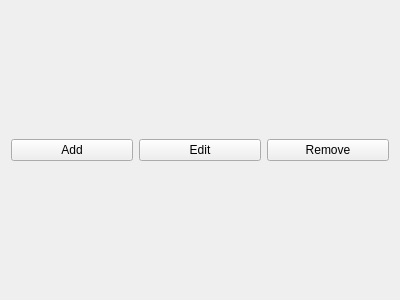
<?xml version="1.0" encoding="UTF-8"?>
<ui version="4.0">
 <class>OperationViewer</class>
 <widget class="QWidget" name="OperationViewer">
  <property name="geometry">
   <rect>
    <x>0</x>
    <y>0</y>
    <width>400</width>
    <height>300</height>
   </rect>
  </property>
  <property name="windowTitle">
   <string>Form</string>
  </property>
  <layout class="QVBoxLayout" name="main_layout">
   <item>
    <layout class="QHBoxLayout" name="ops_buttons">
     <item>
      <widget class="QPushButton" name="op_add">
       <property name="text">
        <string>Add</string>
       </property>
       <property name="icon">
        <iconset resource="../../picsou.qrc">
         <normaloff>:/resources/material-design/svg/cart-plus.svg</normaloff>:/resources/material-design/svg/cart-plus.svg</iconset>
       </property>
      </widget>
     </item>
     <item>
      <widget class="QPushButton" name="op_edit">
       <property name="text">
        <string>Edit</string>
       </property>
       <property name="icon">
        <iconset resource="../../picsou.qrc">
         <normaloff>:/resources/material-design/svg/pencil.svg</normaloff>:/resources/material-design/svg/pencil.svg</iconset>
       </property>
      </widget>
     </item>
     <item>
      <widget class="QPushButton" name="op_remove">
       <property name="text">
        <string>Remove</string>
       </property>
       <property name="icon">
        <iconset resource="../../picsou.qrc">
         <normaloff>:/resources/material-design/svg/cart-off.svg</normaloff>:/resources/material-design/svg/cart-off.svg</iconset>
       </property>
      </widget>
     </item>
    </layout>
   </item>
  </layout>
  <action name="action_add_op">
   <property name="icon">
    <iconset resource="../../picsou.qrc">
     <normaloff>:/resources/material-design/svg/cart-plus.svg</normaloff>:/resources/material-design/svg/cart-plus.svg</iconset>
   </property>
   <property name="text">
    <string>Add operation</string>
   </property>
  </action>
  <action name="action_edit_op">
   <property name="icon">
    <iconset resource="../../picsou.qrc">
     <normaloff>:/resources/material-design/svg/pencil.svg</normaloff>:/resources/material-design/svg/pencil.svg</iconset>
   </property>
   <property name="text">
    <string>Edit operation</string>
   </property>
  </action>
  <action name="action_remove_op">
   <property name="icon">
    <iconset resource="../../picsou.qrc">
     <normaloff>:/resources/material-design/svg/cart-off.svg</normaloff>:/resources/material-design/svg/cart-off.svg</iconset>
   </property>
   <property name="text">
    <string>Remove operation</string>
   </property>
  </action>
 </widget>
 <resources>
  <include location="../../picsou.qrc"/>
 </resources>
 <connections/>
</ui>
